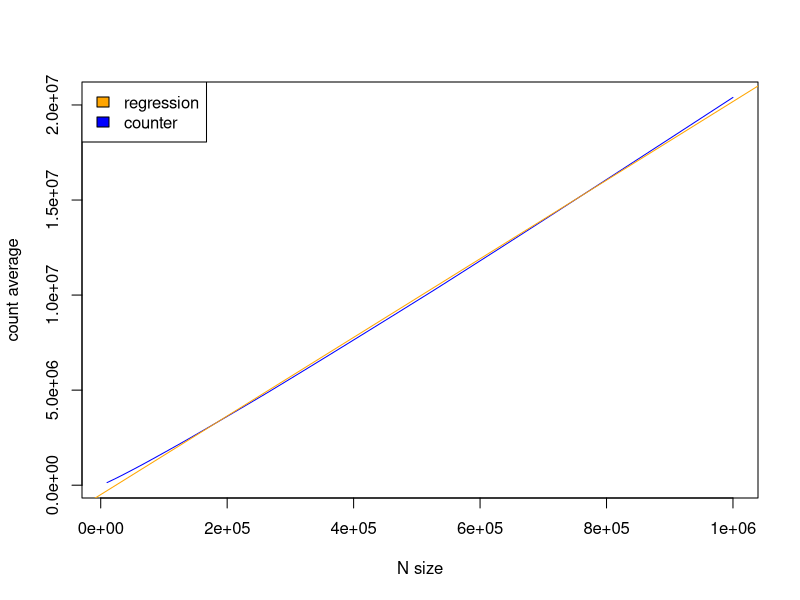
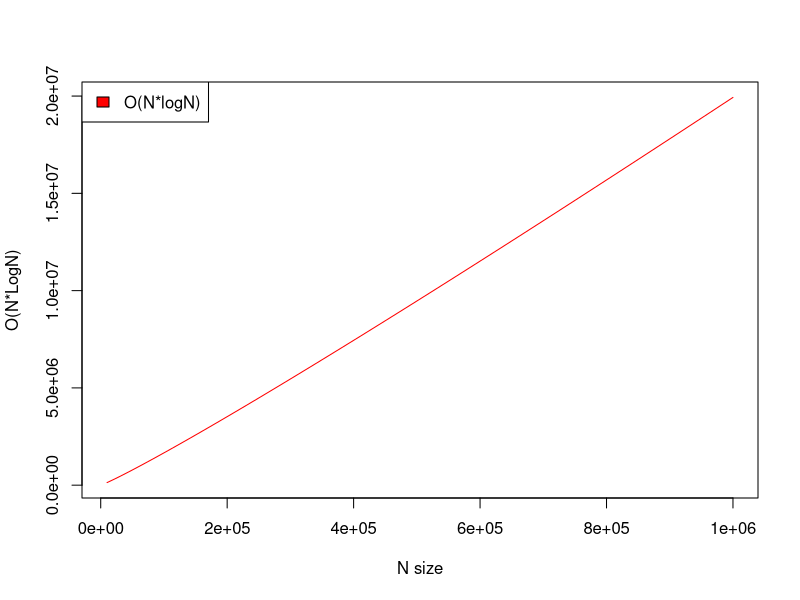
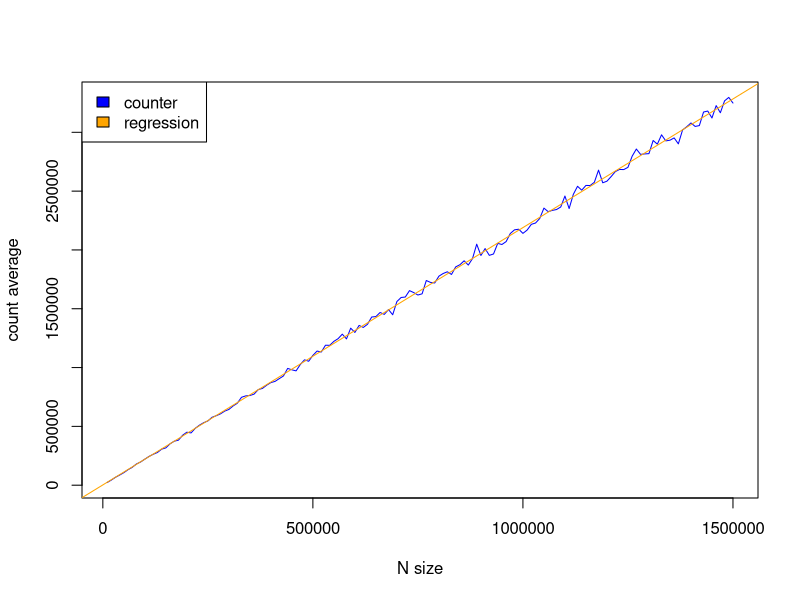
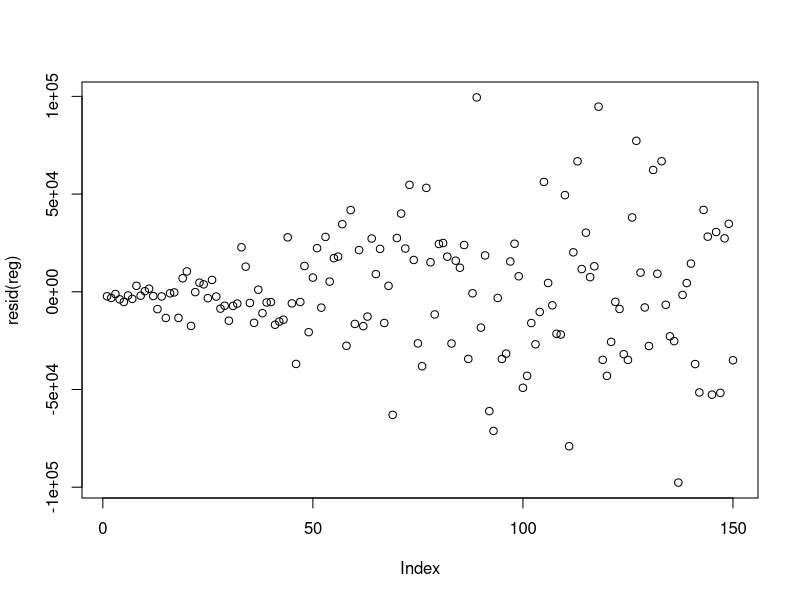
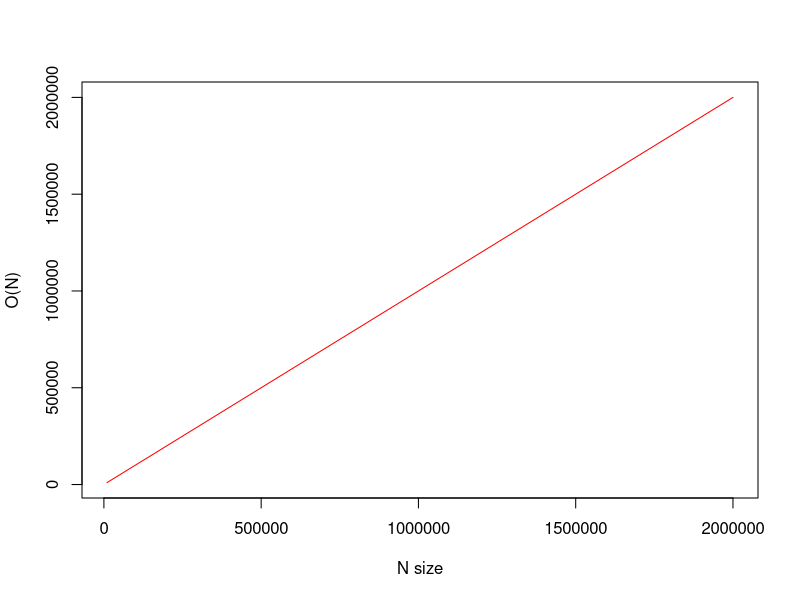

Write the R code that produced these figures, in order.
# Problem 1
home = setwd(Sys.getenv("HOME"));
fpath = file.path(home);
setwd(fpath)

dataNLogNAverage <- read.csv(file = 'dataNLogNAverage.csv')

head(dataNLogNAverage)
names(dataNLogNAverage)[names(dataNLogNAverage) == "X0"] <- "N"
names(dataNLogNAverage)[names(dataNLogNAverage) == "X0.1"] <- "counts"
head(dataNLogNAverage)

dataNLogN <- read.csv(file = 'dataNLogN.csv')

head(dataNLogN)
names(dataNLogN)[names(dataNLogN) == "X0"] <- "N"
names(dataNLogN)[names(dataNLogN) == "X0.0"] <- "NlogN"
head(dataNLogN)

plot(x=dataNLogNAverage$N, y=dataNLogNAverage$counts, type = "l", xlab = "N size", ylab = "count average", col="blue")
reg <- lm(counts~N, data = dataNLogNAverage)
abline(reg, col="orange")
summary(reg)
legend("topleft",c("regression","counter"),fill=c("orange","blue"))

plot(x=dataNLogN$N, y=dataNLogN$NlogN, type = "l", xlab = "N size", ylab = "O(N*LogN)", col="red")
legend("topleft",c("O(N*logN)"),fill=c("red"))


# Problem 2

dataNAverage <- read.csv(file = 'dataNAverage.csv')

head(dataNAverage)
names(dataNAverage)[names(dataNAverage) == "X0"] <- "N"
names(dataNAverage)[names(dataNAverage) == "X0.1"] <- "counts"
head(dataNAverage)

dataN <- read.csv(file = 'dataN.csv')

head(dataN)
names(dataN)[names(dataN) == "X0"] <- "N"
names(dataN)[names(dataN) == "X0.1"] <- "cN"
head(dataN)

plot(x=dataNAverage$N, y=dataNAverage$counts, type = "l", xlab = "N size", ylab = "count average", col="blue")
reg<-lm(counts ~ N, data = dataNAverage)
#coeff=coefficients(reg)
#eq = paste0("y = ", round(coeff[2],1), "*x ", round(coeff[1],1))
abline(reg, col="orange")
legend("topleft",c("counter", "regression"),fill=c("blue","orange"))
resid(reg)
plot(resid(reg))
summary(reg)

plot(x=dataN$N, y=dataN$cN, type = "l", xlab = "N size", ylab = "O(N)", col="red")
